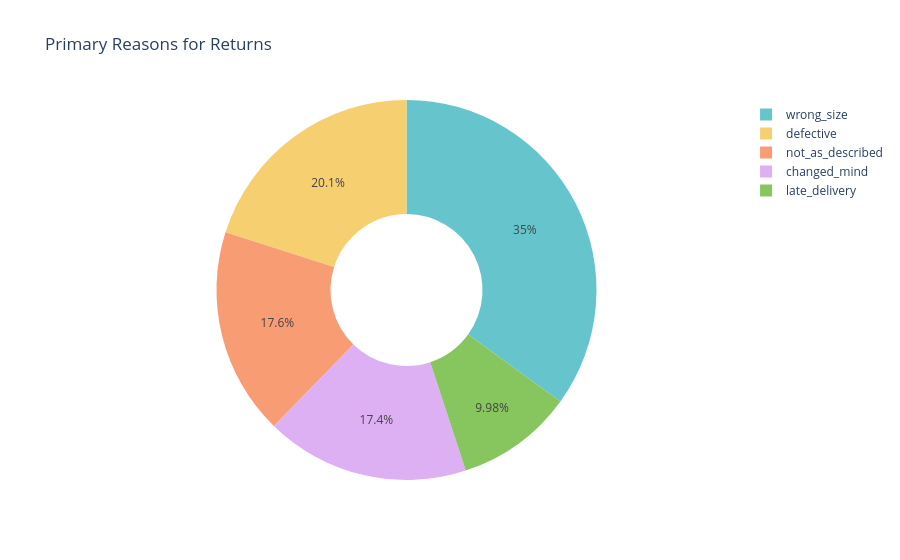

Notebook code for this chart:
### Markdown cell above
## 4. Revenue Leakage: Returns Analysis
### Diagnostic Analysis
Why are we losing money?

### Code cell
return_reasons = returns['return_reason'].value_counts().reset_index()
return_reasons.columns = ['reason', 'count']

fig = px.pie(return_reasons, values='count', names='reason', 
             title='Primary Reasons for Returns',
             hole=0.4, color_discrete_sequence=px.colors.qualitative.Pastel)
fig.write_image(PLOT_DIR / "14_return_reasons.png")
fig.show()

### Figure 1 — Plotly figure (JSON) as saved in the notebook; plotly's stock layout.template omitted (floating-point values rounded to 4 significant figures)
{"data": [{"domain": {"x": [0, 1], "y": [0, 1]}, "hole": 0.4, "hovertemplate": "reason=%{label}<br>count=%{value}<extra></extra>", "labels": ["wrong_size", "defective", "not_as_described", "changed_mind", "late_delivery"], "legendgroup": "", "name": "", "showlegend": true, "type": "pie", "values": [13967, 8020, 7035, 6931, 3986]}], "layout": {"legend": {"tracegroupgap": 0}, "piecolorway": ["rgb(102, 197, 204)", "rgb(246, 207, 113)", "rgb(248, 156, 116)", "rgb(220, 176, 242)", "rgb(135, 197, 95)", "rgb(158, 185, 243)", "rgb(254, 136, 177)", "rgb(201, 219, 116)", "rgb(139, 224, 164)", "rgb(180, 151, 231)", "rgb(179, 179, 179)"], "title": {"text": "Primary Reasons for Returns"}}}
